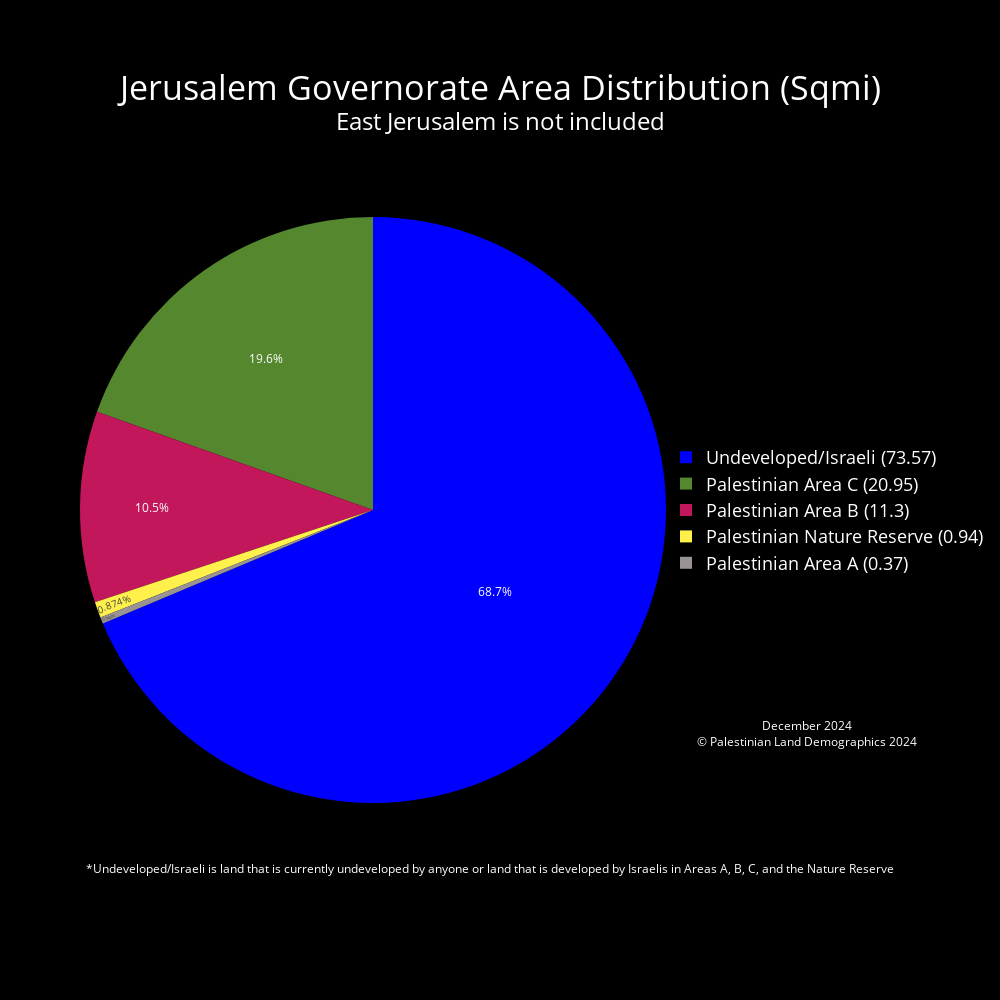

Notebook cell for this chart:
### Code cell
# Jerusalem Governorate (Not including East Jerusalem)
West_Bank_Governorates = Governorates_WB[Governorates_WB['Governorates_Code'] < 2000]
Jerusalem_gov = West_Bank_Governorates[West_Bank_Governorates['Governorates_Name'] == 'Jerusalem']
# Clip to Governorate
Jerusalem_land_mass = gpd.clip(Palestinian_Land_Mass, Jerusalem_gov)
Jerusalem_seam_zone = gpd.clip(Seam_Zone, Jerusalem_gov)
# Calculate Area for clipped layer
Jerusalem_land_mass['Area_sqmi'] = Jerusalem_land_mass['geometry'].to_crs(epsg=28191).area * 3.8610215854245e-7
Jerusalem_seam_zone['Area_sqmi'] = Jerusalem_seam_zone['geometry'].to_crs(epsg=28191).area * 3.8610215854245e-7
# Plot for Visualization (Includes East Jerusalem)
fig, ax = plt.subplots()
Jerusalem_gov.plot(ax = ax, facecolor = "white", edgecolor = "black", label = "Jerusalem Governorate")
Jerusalem_seam_zone.plot(ax=ax, facecolor = "#1a237e", edgecolor = "#1a237e", label = "Palestinian Seam Zone in Jerusalem")
Jerusalem_land_mass.plot(ax = ax, facecolor = "green", edgecolor = "green", label = "Palestinian Land Mass in Jerusalem")
plt.title(f"Palestinian Land Mass Jerusalem")
plt.xlabel('Longitude')
plt.ylabel('Latitude')
plt.show()
# Calculate the land mass in areas a, b, c etc.. Excludes East Jerusalem, and East Jerusalem land area
# Jerusalem_seam_zone['Area_sqmi'].groupby([Jerusalem_seam_zone['CLASS']]).sum()
# Palestinian_Land_Mass_East_Jerusalem['Area_sqmi'].groupby(Palestinian_Land_Mass_East_Jerusalem['CLASS']).sum()
# Palestinian_Seam_Zone_East_Jerusalem['Area_sqmi'].groupby(Palestinian_Seam_Zone_East_Jerusalem['CLASS']).sum()
Jerusalem_gov_area_a_area = Jerusalem_land_mass[Jerusalem_land_mass['CLASS'] == 'A']['Area_sqmi'].sum() + Jerusalem_seam_zone[Jerusalem_seam_zone['CLASS'] == 'A']['Area_sqmi'].sum()
Jerusalem_gov_area_b_area = Jerusalem_land_mass[Jerusalem_land_mass['CLASS'] == 'B']['Area_sqmi'].sum() + Jerusalem_seam_zone[Jerusalem_seam_zone['CLASS'] == 'B']['Area_sqmi'].sum()
East_Jerusalem_seam_zone_area = Palestinian_Seam_Zone_East_Jerusalem[Palestinian_Seam_Zone_East_Jerusalem['CLASS'] == 'C']['Area_sqmi'].sum()
Jerusalem_area_c_seam_zone = Jerusalem_seam_zone[Jerusalem_seam_zone['CLASS'] == 'C']['Area_sqmi'].sum() - East_Jerusalem_seam_zone_area # for total Palestinian land in seam zone
East_Jerusalem_area_c_area = Palestinian_Land_Mass_East_Jerusalem[Palestinian_Land_Mass_East_Jerusalem['CLASS'] == 'C']['Area_sqmi'].sum()
Jerusalem_gov_area_c_area = Jerusalem_land_mass[Jerusalem_land_mass['CLASS'] == 'C']['Area_sqmi'].sum() - East_Jerusalem_area_c_area + Jerusalem_area_c_seam_zone # for total Palestinian land in Area C
Jerusalem_gov_nature_reserve_area = Jerusalem_land_mass[Jerusalem_land_mass['CLASS'] == 'Nature Reserve']['Area_sqmi'].sum()
Jerusalem_gov_areaNoEJ = Governorates_WB[Governorates_WB["Governorates_Name"] == "Jerusalem"]["Area_sqmi"].iloc[0] -east_jerusalem_area
print(Jerusalem_gov_areaNoEJ)
open_or_israeli_area = Jerusalem_gov_areaNoEJ - Jerusalem_gov_area_a_area - Jerusalem_gov_area_b_area - Jerusalem_gov_area_c_area - Jerusalem_gov_nature_reserve_area

# declaring data from land mass calculations
data = [Jerusalem_gov_area_a_area, Jerusalem_gov_area_b_area, Jerusalem_gov_area_c_area, Jerusalem_gov_nature_reserve_area, open_or_israeli_area]

# Custom color palette and labels
label_color_dict = {'Palestinian Area A' : '#999393', 'Palestinian Area B' : '#C2185B', 'Palestinian Area C' : '#55872F','Palestinian Nature Reserve' : '#FFF04C', 'Undeveloped/Israeli' : '#0000FF'}
labels = list(label_color_dict.keys())
palette_color = list(label_color_dict.values())
custom_labels = [f'{label} ({round(value, 2)})' for label, value in zip(labels, data)]

# Pie chart using plotly
fig = go.Figure(
    data=[
        go.Pie(
            labels=custom_labels,
            values=data,
            marker=dict(colors=palette_color)
            
        )
    ]
)

fig.update_traces(textposition='inside',       # puts text inside the pie chart
                    textinfo = 'percent'        # shows us the percent and the area in sqmi ('percent+label' to show both)
                    )      # color of the labels inside the pie chart are set to white

fig.update_layout(
    paper_bgcolor='black',       # background color around the plot  
    plot_bgcolor='black',        # background color of the plot
    font_color='white',          # color of the legend and title
    title={
        'text': 'Jerusalem Governorate Area Distribution (Sqmi)<br><sup>East Jerusalem is not included</sup>',
        'x': 0.5,                # Middle
        'y': 0.90,                # Nearly at the top
        'xanchor': 'center',
        'yanchor': 'middle',
        'font': {'size': 34}     # Increase font size for the title
    },
    legend={
        'font': {'size': 18},     # Increase font size for the legend
        'x': 1,                   # Position legend to the right of the pie chart
        'y': 0.5,                 # Position legend in the middle
        'xanchor': 'left',
        'yanchor': 'middle'
    },
    annotations=[
        dict(
            text="*Undeveloped/Israeli is land that is currently undeveloped by anyone or land that is developed by Israelis in Areas A, B, C, and the Nature Reserve",
            x=0.7,
            y=0.05,
            showarrow=False,
            font=dict(color='white', size=12),
            xanchor='center'
        ),
        dict(
            text="December 2024<br>© Palestinian Land Demographics 2024",
            x=1.05,
            y=0.25,
            showarrow=False,
            font=dict(color='white', size=12),
            xanchor='left',
            yanchor='top'
        )
    ],
    width=1000,                  # width and height of the pie chart
    height=1000
)

fig.write_html('December2024\PieCharts_HTML\Jerusalem_Governorate_Area_Distribution_Pie_Chart.html')
fig.show()

hti = Html2Image(size=(1000, 1000))
# Set the output path
hti.output_path = 'December2024/PieCharts_JPG'

# Take a screenshot of the HTML file and save it as a JPG file
hti.screenshot(
    html_file='December2024/PieCharts_HTML/Jerusalem_Governorate_Area_Distribution_Pie_Chart.html',
    save_as='Jerusalem_Governorate_Area_Distribution_Pie_Chart.jpg'
)

### Figure 1 — Plotly figure (JSON) as saved in the notebook; plotly's stock layout.template omitted (floating-point values rounded to 4 significant figures)
{"data": [{"labels": ["Palestinian Area A (0.37)", "Palestinian Area B (11.3)", "Palestinian Area C (20.95)", "Palestinian Nature Reserve (0.94)", "Undeveloped/Israeli (73.57)"], "marker": {"colors": ["#999393", "#C2185B", "#55872F", "#FFF04C", "#0000FF"]}, "textinfo": "percent", "textposition": "inside", "type": "pie", "values": [0.3706, 11.3, 20.95, 0.9366, 73.57]}], "layout": {"annotations": [{"font": {"color": "white", "size": 12}, "showarrow": false, "text": "*Undeveloped/Israeli is land that is currently undeveloped by anyone or land that is developed by Israelis in Areas A, B, C, and the Nature Reserve", "x": 0.7, "xanchor": "center", "y": 0.05}, {"font": {"color": "white", "size": 12}, "showarrow": false, "text": "December 2024<br>© Palestinian Land Demographics 2024", "x": 1.05, "xanchor": "left", "y": 0.25, "yanchor": "top"}], "font": {"color": "white"}, "height": 1000, "legend": {"font": {"size": 18}, "x": 1, "xanchor": "left", "y": 0.5, "yanchor": "middle"}, "paper_bgcolor": "black", "plot_bgcolor": "black", "title": {"font": {"size": 34}, "text": "Jerusalem Governorate Area Distribution (Sqmi)<br><sup>East Jerusalem is not included</sup>", "x": 0.5, "xanchor": "center", "y": 0.9, "yanchor": "middle"}, "width": 1000}}
